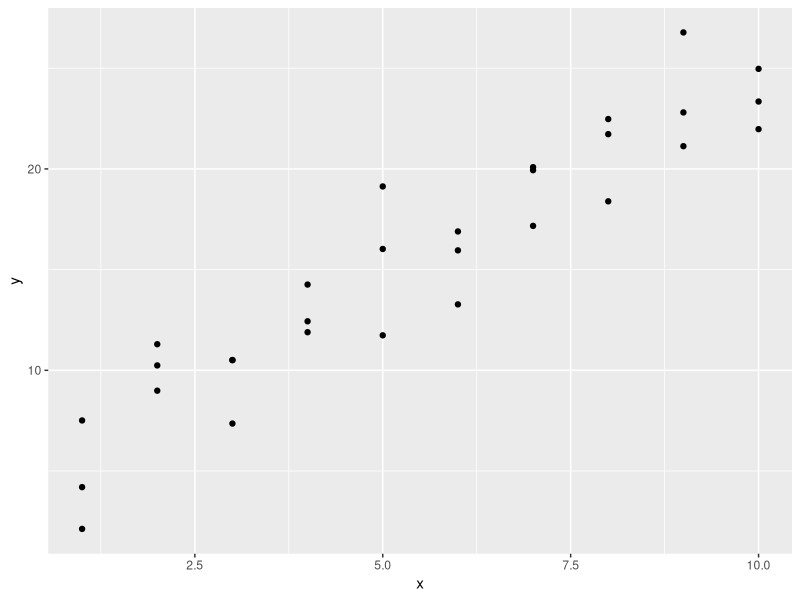
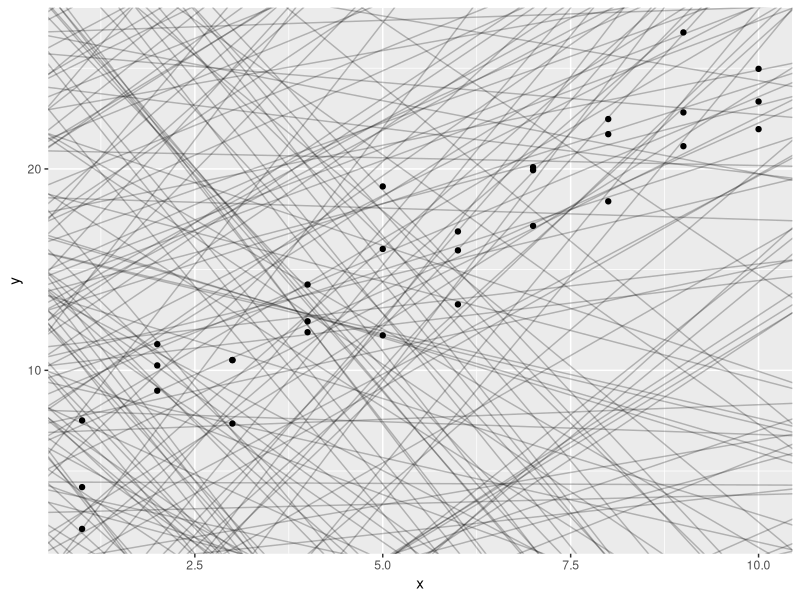
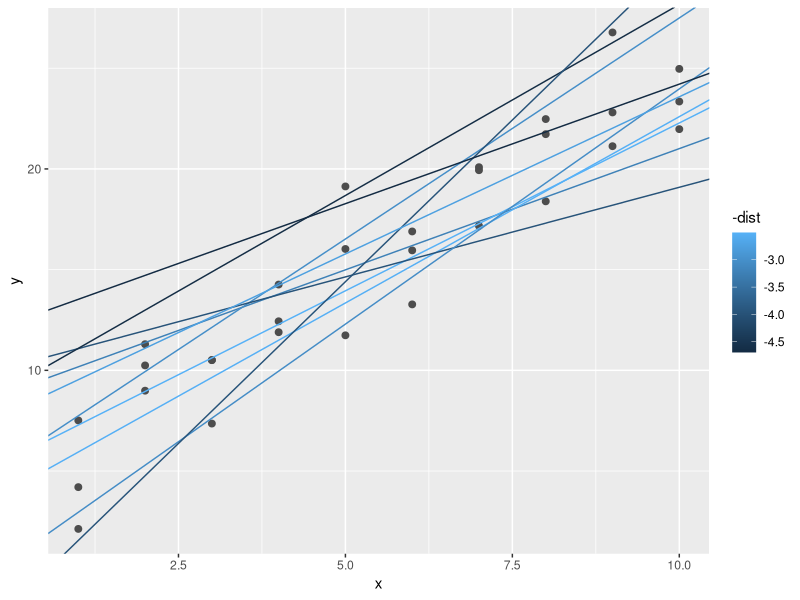
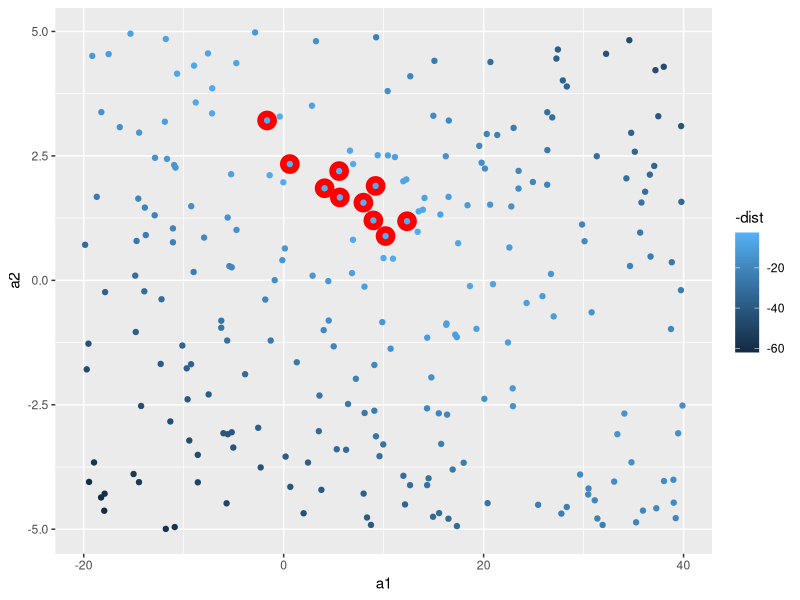
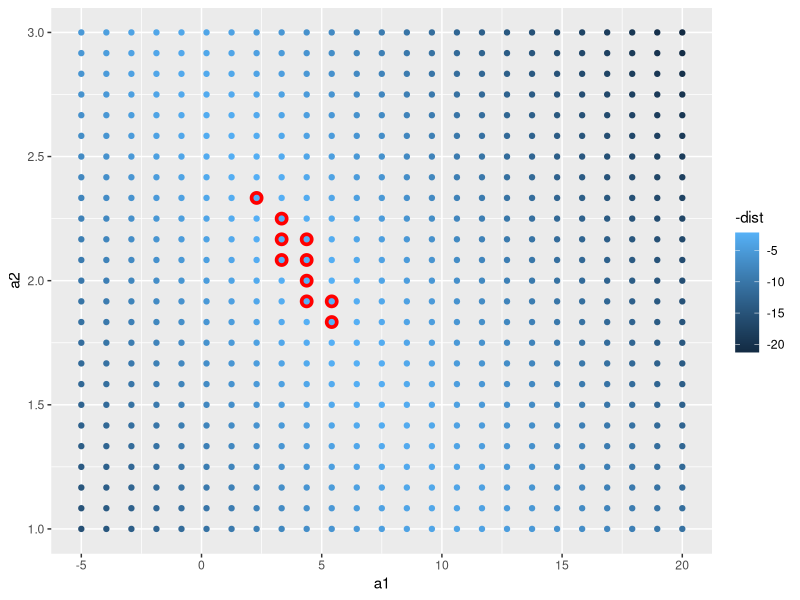
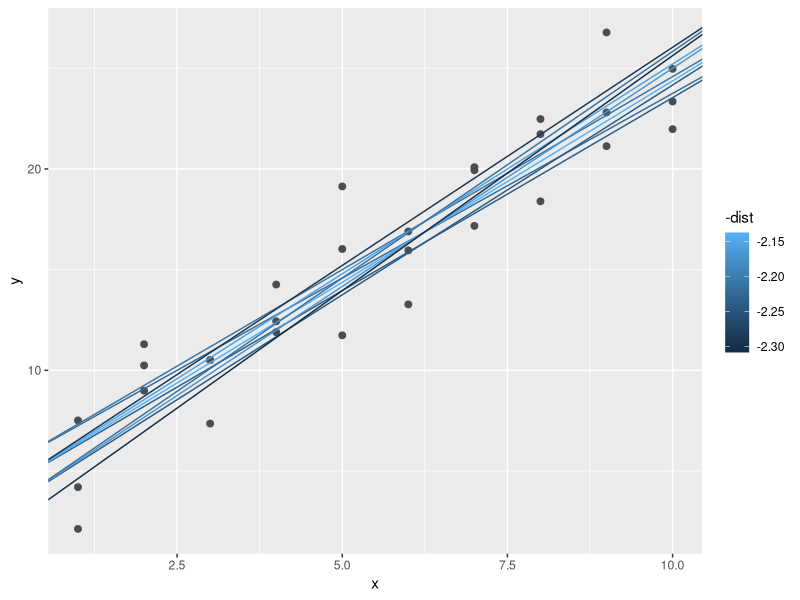
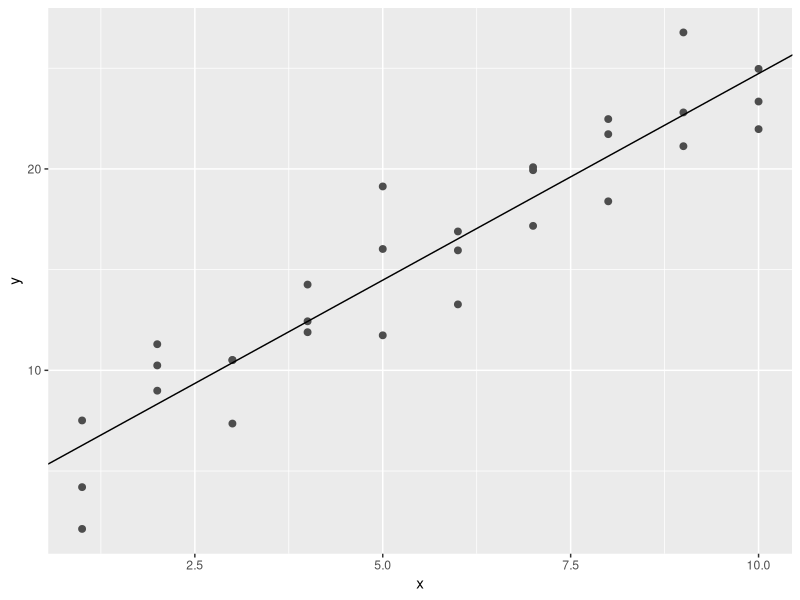
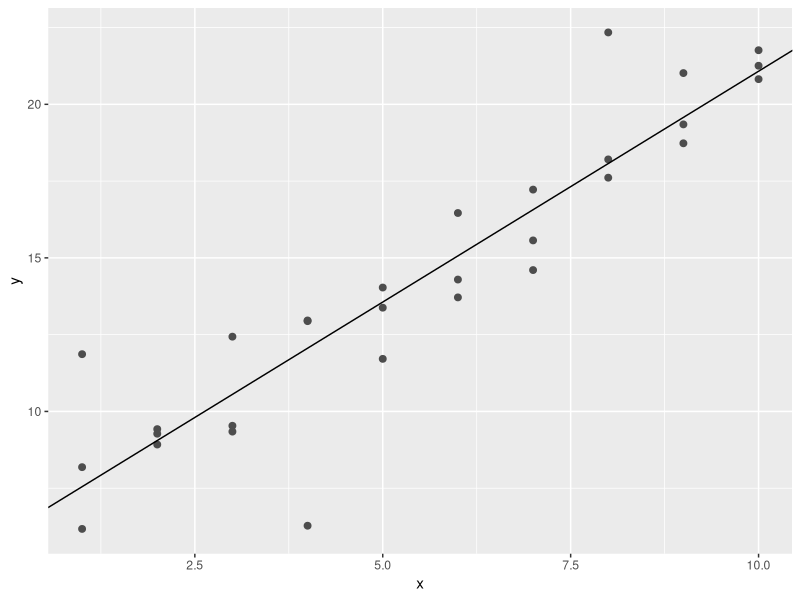

Reproduce these figures in R, in order. (Note: this script raises an error after producing the figures.)
# Model Basics with modelr

#we are going to use models to partition data into patterns and residuals(residuals represent the difference between observed values and predicted values)
#source Google: Example: If a regression model predicts a student's test score to be 85, and the actual score is 90, the residual is 5. This indicates the model underestimated the score by 5 points.

#strong patterns will hide subtler trends.
# there are two parts to a model:

## 1. first rule is to define a group of models that helps you to capture a pattern (a straight line or a quadratic curve)
### expressing this as an equation will be: 
### y = a_1 * x + a_2 or
### y - a_1 * x ^ a_2
#### x and y are variables from data
#### a_1 and a_2 are parameters to capture patterns

## 2. after this, you will fit the right model from a family of models.

## George Box quote " All models are wrong, but some are useful."

"The goal of a model is not to uncover truth, but to discover a simple approximation that is still useful."

library(tidyverse)

library(modelr)
options(na.action = na.warn)

# A simple model

ggplot(sim1, aes(x, y)) +
  geom_point()

#> we can see a strong pattern in the data.
#> the relationship looks linear: y = a_0 + a_1 * x
#> we can start by using geom_abline() which takes a slope and intercept as parameters

models <- tibble(
  a1 = runif( 250, -20, 40),
  a2 = runif(250, -5, 5)
)

ggplot(sim1, aes(x, y)) +
  geom_abline(
    aes(intercept = a1, slope = a2),
    data = models, alpha = 1/4
  ) +
  geom_point()

#there are way too many models on this plot, we need to find one that is closer to the data.
#to do that, we need to find the distance between each point and the model.

#creating a function, will help us compute the distance.

model1 <- function(a, data) {
  a[1] + data$x * a[2]
}
model1(c(7, 1.5), sim1)

#next, we need to compute an overall distance betweem the predicted and actual values (for exp, we can use root-mean-squared deviation)

measure_distance <- function(mod, data) {
  diff <- data$y - model1(mod, data)
  sqrt(mean(diff ^ 2))
}

measure_distance(c(7, 1.5), sim1)

#we need a helper function.

sim1_dist <- function(a1, a2) {
  measure_distance(c(a1, a2), sim1)
}

models <- models %>% 
  mutate(dist = purrr::map2_dbl(a1, a2, sim1_dist))
models

#next, we can overlay the 10 best models (the way it is shown to us in the graph - brightest colour is the best(smallest distance)).

ggplot(sim1, aes(x, y)) +
  geom_point(size = 2, color = "grey30") +
  geom_abline(
    aes(intercept = a1, slope = a2, colour = -dist),
    data = filter(models, rank(dist) <= 10)
  )

#in the next scatterplot, the red circles are the best models.

ggplot(models, aes(a1, a2)) +
  geom_point(
    data = filter(models, rank(dist) <= 10),
    size = 6, colour = "red"
  ) +
  geom_point(aes(colour = -dist))

#another option is to generate an evenly spaced grid of points (grid search)

grid <- expand.grid(
  a1 = seq(-5, 20, length = 25),
  a2 = seq(1, 3, length = 25)
) %>% 
  mutate(dist = purrr::map2_dbl(a1, a2, sim1_dist))

grid %>% 
  ggplot(aes(a1, a2)) +
  geom_point(
    data = filter(grid, rank(dist) <= 10),
    size = 4, colour = "red"
  ) +
  geom_point(aes(colour = -dist))

#now let's try and overlay the 10 models:

ggplot(sim1, aes(x, y)) +
  geom_point(size = 2, colour = "grey30") +
  geom_abline(
    aes(intercept = a1, slope = a2, colour = -dist),
    data = filter(grid, rank(dist) <= 10)
  )

#we can do this until we get a finer grid (best model), or we can use a tool named Newton-Raphson search.
#the way this works, is by choosing a starting point and look around for the steepest slope, until you can not go any lower.
#we can use optim() for this modeling:

best <- optim(c(0, 0), measure_distance, data = sim1)
best$par
best

ggplot(sim1, aes(x, y)) +
  geom_point(size = 2, colour = "grey30") +
  geom_abline(intercept = best$par[1], slope = best$par[2])

# you can find the best model if you can minimize the distance by modifying the parameters of the model and having a function that defines the distance between a model and a dataset.

#we can also use linear models, in a form of: y = a_1 + a_2 * x_1 + a_3 * x_2 + ... + a_n * x_(n - 1)

#this simple model is the same to a general linear model where n = 2 and x_1 = x

#lm() formulas look like y ~ x, which lm will translate to a function like y = a_1 + a_2 * x

sim1_mod <- lm(y ~ x, data = sim1)
coef(sim1_mod)
#similar results with optim()

#lm finds the closest model in a single step

# Exercises:

#1. One downside of the linear model is that it is sensitive to unusual values because the distance incorporates a squared term. Fit a linear model to the following simulated data, and visualize the results. Rerun a few times to generate different simulated datasets. What do you notice about the model?

sim1a <- tibble(
  x = rep(1:10, each = 3),
  y = x * 1.5 + 6 + rt(length(x), df = 2)
)

#2. One way to make linear odels more robust is to use a different distance measure. For example, instead of root-mean-squared distance, you could use mean-absolute distance:

measure_distance <- function(mod, data) {
  diff <- data$y - make_prediction(mod, data)
  mean(abs(diff))
}

#Use optim() to fit this model to the pervious simulated data and compare it to the linear model.

#3. One challenge with performing numerical optimization is that it's only guaranteeed to find one local optima. What's the problem with optimizing a three-parameter model like this?

model1 <- function(a, data) {
  a[1] + data$x * a[2] + a[3]
}

#Answers:

#1. 

sim1a <- tibble(
  x = rep(1:10, each = 3),
  y = x * 1.5 + 6 + rt(length(x), df = 2)
)

sim1a_modeling <- lm(y ~ x, data = sim1a)
sim1a_modeling
summary(sim1a_modeling)

ggplot(sim1a, aes(x, y)) +
  geom_point(size = 2, color = "grey30") +
  geom_abline(intercept = sim1a_modeling$coefficients[1], slope = sim1a_modeling$coefficients[2])

# We can notice that everytime we're generating different simulated datasets, by running the summary we can see a big difference at the distance between the fitted line and the data.
# These figures, for example min and max should be equally distributed around the line (or better said, to be approximately same distance to 0)
# The first quantile and the third quantile to be equal distance from zero. (the same goes for the median)

#Extras:
view(sim1a)

ggplot(sim1a, aes(x, y)) +
  geom_point()

ggplot(sim1a, aes(x, y)) +
  geom_point(size = 2, colour = "grey30") +
  geom_abline(
    aes(intercept = a1, slope = a2, color = -dist),
    data = filter(models, rank(dist) <= 10)
  )

coef(sim1a_modeling)

hist(resid(sim1a_modeling), nclass = 2)
boxplot(y ~ x, data = sim1a)

sum <- summary(sim1a_modeling)
sum$coefficients

#2.

make_prediction <- function(a, data) {
  a[1] + data$x * a[2]
}

measure_distance <- function(mod, data) {
  diff <- data$y - make_prediction(mod, data)
  mean(abs(diff))
}

optim_ver <- optim(c(0, 0), measure_distance, data = sim1a)
optim_ver$par

coef(sim1a_modeling)

#3.

sim1a <- tibble(
  x = rep(1:10, each = 3),
  y = x * 1.5 + 6 + rt(length(x), df = 2)
)

model1 <- function(a, data) {
  a[1] + data$x * a[2] + a[3]
}

measure_distance_test <- function(mod, data) {
  diff <- data$y - model1(mod, data)
  mean(abs(diff))
}
sim1a
optim_ver <- optim(c(0,0,0), measure_distance_test, data = sim1a)
optim_ver$par
?optim
#one challenge in optimizing a three-parameter model will be that we question if those parameters are related to each other.

#also, every time I run with the third parameter, as our data has got only 2 variables, it shows a significant amount in the difference between the 3 (this is also called sloppiness).


#Visualising Models

# in the following, we are going to understand a model by looking at its predictions.
# we can also see what the model doesn't capture (these residuals are useful because it allow us to use models to remove striking patterns - studying the remaining ones)


# Predictions

#using modelr::data_grid() to generate an evenly spaced grid

grid <- sim1 %>% 
  data_grid(x)
grid

# using modelr::add_predictions() to add the predictions from the model to a new column

grid <- grid %>% 
  add_predictions(sim1_mod)
grid

ggplot(sim1, aes(x)) +
  geom_point(aes(y = y)) +
  geom_line(
    aes(y = pred),
    data = grid,
    color = "red",
    size = 1
  )

# Residuals

#flip side of predictions

sim1 <- sim1 %>% 
  add_residuals(sim1_mod)
sim1

#here we can understand the spread of the residuals

ggplot(sim1, aes(resid)) +
  geom_freqpoly(binwidth = 0.5)

ggplot(sim1, aes(x, resid)) +
  geom_ref_line(h = 0) +
  geom_point()

# Exercises:

#1. Instead of using lm() to fit a straight line, you can use loess() to fit a smooth curve. Repeat the process of model fitting, grid generation, predictions, and visualisation on sim1 using loess() instead of lm(). How does the result compare to geom_smooth()?

#2. add_predictions() is paired with gather_predictions() and spread_predictions(). How do these three functions differ?

#3. What does geom_ref_line() do? What package does it come from? Why is displaying a reference line in plots showing residuals useful and important?

#4. Why might you want to look at a frequency polygon of absolute residuals? What are the pros and cons comapred to looking at the raw residuals?

# Answers:

#1.

sim1_modeling_loess <- loess(y ~ x, data = sim1)
sim1_modeling_loess

sim1_modeling_lm <- lm(y ~ x, data = sim1)
sim1_modeling_lm

sim1 <- sim1 %>% 
  add_residuals(sim1_modeling_lm) %>% 
  add_predictions(sim1_modeling_lm) %>% 
  add_residuals(sim1_modeling_loess) %>% 
  add_predictions(sim1_modeling_loess)

loess_plot <- ggplot(
  sim1, aes(x, y)) +
  geom_point() +
  geom_line(aes(x, pred), data = sim1, color = "green")
loess_plot

#let's try geom_smooth()

loess_plot +
  geom_smooth(method = "loess", color = "red", se = FALSE)

#they're identical

#2.

?add_predictions
add_predictions(data, model, var = "pred", type = NULL)

spread_predictions(data, ..., type = NULL)

gather_predictions(data, ..., .pred = "pred", .model = "model", type = NULL)

#spread_predictions adds one column for each model. gather_predictions adds two columns .model and .pred, and repeats the input rows for each model.

#3.

help("geom_ref_line")
#Add a reference line (ggplot2).
#package modelr

#4.

sim1_modeling_lm_resid <- sim1 %>% add_residuals(sim1_modeling_lm)
sim1_modeling_lm_resid

sim1_modeling_loess_resid <- sim1 %>% add_residuals(sim1_modeling_loess)
sim1_modeling_loess_resid

ggplot() +
  geom_freqpoly(data = sim1_modeling_lm_resid, aes(resid), color = "blue") +
  geom_freqpoly(data = sim1_modeling_loess_resid, aes(resid), color = "green")
